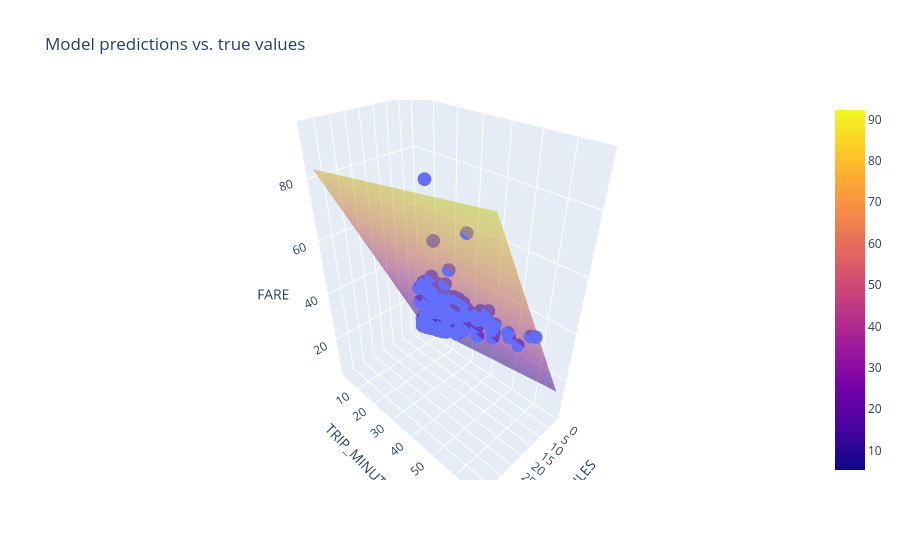

Notebook cell for this chart:
### Code cell
settings_3 = ml_edu.experiment.ExperimentSettings(
    learning_rate=0.001,
    number_epochs=20,
    batch_size=50,
    input_features=['TRIP_MILES', 'TRIP_MINUTES']
)

df['TRIP_MINUTES'] = df['TRIP_SECONDS'] / 60

metrics = [keras.metrics.RootMeanSquaredError(name='rmse')]

model_3 = build_model(settings_3, metrics)

experiment_3 = train_model(
    'two_features',
    model_3,
    'FARE',
    settings_3,
    df
)

ml_edu.results.plot_experiment_metrics(experiment_3, ['rmse'])

ml_edu.results.plot_model_predictions(
    experiment_3,
    df,
    'FARE'
)

### Figure 1 — Plotly figure (JSON) as saved in the notebook; plotly's stock layout.template omitted (floating-point values rounded to 4 significant figures; data arrays with more than 128 entries replaced by an {"elided": "..."} marker saying what was removed)
{"data": [{"hovertemplate": "TRIP_MILES=%{x}<br>TRIP_MINUTES=%{y}<br>FARE=%{z}<extra></extra>", "legendgroup": "", "marker": {"color": "#636efa", "symbol": "circle"}, "mode": "markers", "name": "", "scene": "scene", "showlegend": false, "type": "scatter3d", "x": {"elided": "200 float values"}, "y": {"elided": "200 float values"}, "z": {"elided": "200 float values"}}, {"name": "prediction", "opacity": 0.5, "type": "surface", "x": [0.55, 4.8, 9.05, 13.3, 17.55, 21.8, 26.05, 30.3, 34.55, 38.8], "y": [2.617, 9.872, 17.13, 24.38, 31.64, 38.89, 46.15, 53.41, 60.66, 67.92], "z": [[5.305, 13.94, 22.57, 31.2, 39.83, 48.46, 57.09, 65.73, 74.36, 82.99], [6.334, 14.97, 23.6, 32.23, 40.86, 49.49, 58.12, 66.76, 75.39, 84.02], [7.364, 16.0, 24.63, 33.26, 41.89, 50.52, 59.15, 67.79, 76.42, 85.05], [8.393, 17.03, 25.66, 34.29, 42.92, 51.55, 60.18, 68.81, 77.45, 86.08], [9.423, 18.05, 26.69, 35.32, 43.95, 52.58, 61.21, 69.84, 78.48, 87.11], [10.45, 19.08, 27.72, 36.35, 44.98, 53.61, 62.24, 70.87, 79.51, 88.14], [11.48, 20.11, 28.75, 37.38, 46.01, 54.64, 63.27, 71.9, 80.54, 89.17], [12.51, 21.14, 29.77, 38.41, 47.04, 55.67, 64.3, 72.93, 81.56, 90.2], [13.54, 22.17, 30.8, 39.44, 48.07, 56.7, 65.33, 73.96, 82.59, 91.23], [14.57, 23.2, 31.83, 40.47, 49.1, 57.73, 66.36, 74.99, 83.62, 92.26]]}], "layout": {"legend": {"tracegroupgap": 0}, "scene": {"domain": {"x": [0, 1], "y": [0, 1]}, "xaxis": {"title": {"text": "TRIP_MILES"}}, "yaxis": {"title": {"text": "TRIP_MINUTES"}}, "zaxis": {"title": {"text": "FARE"}}}, "title": {"text": "Model predictions vs. true values"}}}
